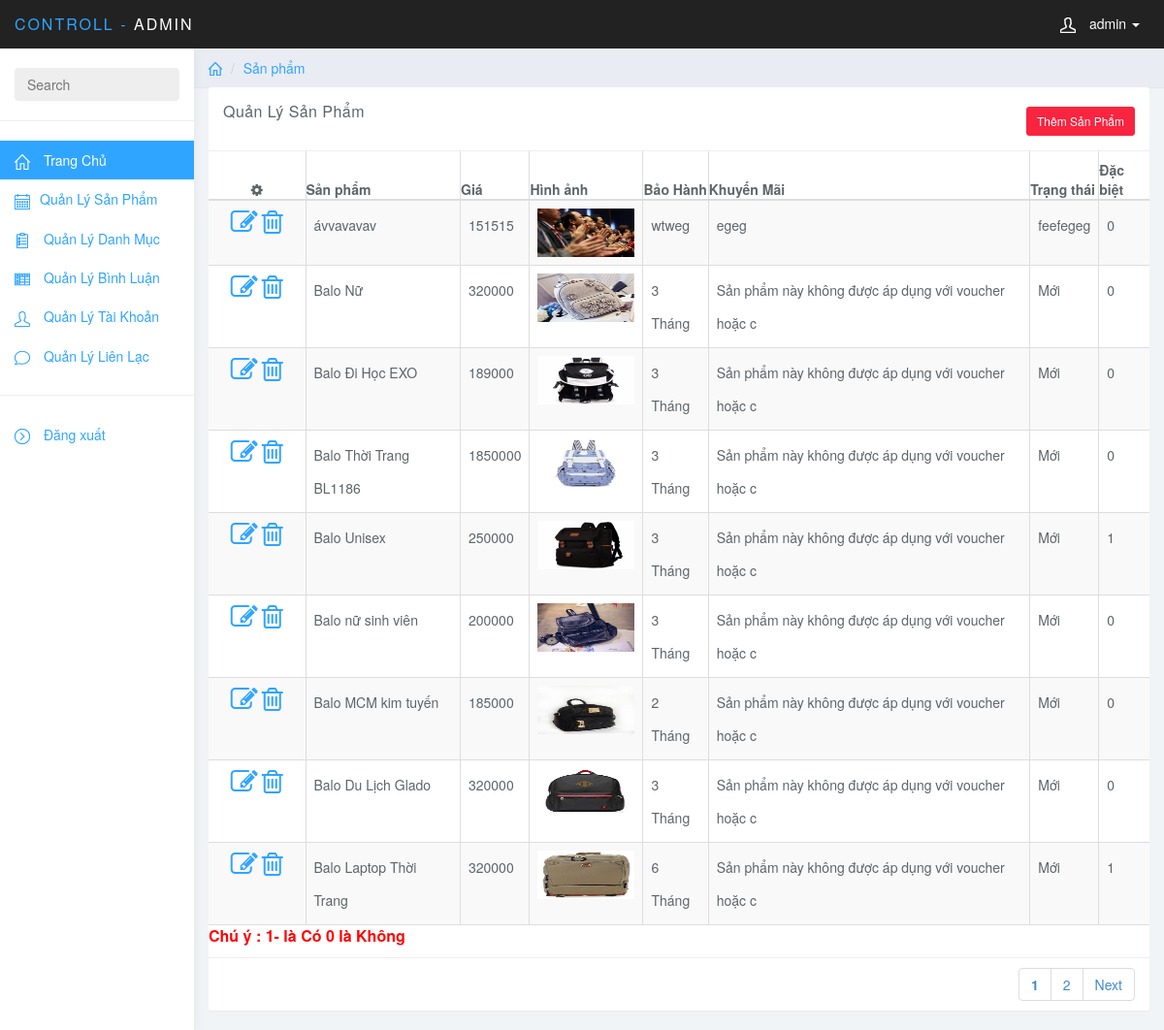
The page /admincp/index.php?content=products (signed in) on the database its author committed.
### tables this page shows
CREATE TABLE `sanpham` (
  `id_san_pham` int(10) NOT NULL,
  `ten_san_pham` varchar(50) NOT NULL,
  `id_danh_muc` int(11) NOT NULL,
  `gia` varchar(20) NOT NULL,
  `mo_ta` text NOT NULL,
  `so_luong` int(10) NOT NULL,
  `bao_hanh` varchar(50) NOT NULL,
  `khuyen_mai` varchar(50) NOT NULL,
  `ngay_nhap` date NOT NULL,
  `tinh_trang` varchar(50) NOT NULL,
  `dac_biet` varchar(50) NOT NULL,
  `anh_san_pham` text NOT NULL
);

### admincp/include/product.php (the view, shortened to what this page needs)
<?php
if(isset($_GET['page'])){
	$page=$_GET['page'];
}else{
	$page=1;
}
$max_result=9;
$index_result=$page*$max_result-$max_result;
$sql="select * from sanpham ORDER BY id_san_pham DESC limit $index_result,$max_result";
$query=mysql_query($sql);
?>
<div class="row">
	<ol class="breadcrumb">
		<li><a href="{{asset('admincp/index')}}"><svg class="glyph stroked home"><use xlink:href="#stroked-home"></use></svg></a></li>
		<li><a href="index.php?content=products">Sản phẩm</a></li>
	</ol>
</div>
<div class="panel panel-default panel-table">
	<form method="post" >
		<div class="panel-heading">
			<div class="row">
				<div class="col col-xs-6">
					<h3 class="panel-title">Quản Lý Sản Phẩm</h3>
				</div>
				<div class="col col-xs-6 text-right">
					<button type="submit" class="btn btn-sm btn-danger btn-create"><a href="index.php?content=addproduct" style="color:#fff;text-decoration: none;" title="">Thêm Sản Phẩm</a></button>
				</div>
			</div>
		</div>
		<div class="panel-body">
			<table class="table table-striped table-bordered  table-responsive table-hover">
				<thead>
					<tr>
						<th><em class="fa fa-cog"></em></th>
						<th>Sản phẩm</th>
						<th>Giá</th>
						<th>Hình ảnh</th>
						<th>Bảo Hành</th>
						<th>Khuyến Mãi</th>
						<th>Trạng thái</th>
						<th>Đặc biệt</th>
					</tr>
				</thead>
				<tbody>
					<?php
					while ($row=mysql_fetch_array($query)) {
						?>
						<tr>
							<td align="center">
								<a href="index.php?content=editproduct&id=<?php echo $row[0]?>" title="Sửa danh mục"><i class="fa fa-pencil-square-o fa-2x" aria-hidden="true"></i></a>
								<a href="include/deleteproduct.php?id=<?php echo  $row[0];?>"  onclick="return confirm('Bạn có chắc chắn muốn xóa?')" title="Xóa danh mục"><em class="fa fa-trash-o fa-2x"></em></a>
							</td>
							<td><?php echo $row['ten_san_pham'] ?></td>
							<td><?php echo $row['gia'] ?></td>
							<td><img width="100" height="50" src="../img/products/<?php echo $row['anh_san_pham'] ?>"></td>
							<td><?php echo $row['bao_hanh'] ?></td>
							<td><?php echo $row['khuyen_mai'] ?></td>
							<td><?php echo $row['tinh_trang'] ?></td>
							<td><?php echo $row['dac_biet'] ?></td>
						</tr>
						<?php
					}
					?>
				</tbody>
			</table>
		</div>
		<p style="color:red;font-size: 16px;font-weight: bold;">Chú ý : 1- là Có  0 là Không</p>
		<div class="panel-footer">
			<div class="row">
			<div class="col col-xs-4">
			</div>
				<div class="col col-xs-8">
					<?php
					$truyVan="SELECT * from sanpham";
					$thucthi=mysql_query($truyVan);
					$total_row= mysql_num_rows($thucthi);
					$total_page=ceil($total_row/$max_result);
					$list_page='';
					?>
					<ul class="pagination hidden-xs pull-right">
						<?php
						for ($i=1; $i <=$total_page ; $i++) {
							if($page==$i){
								$list_page.="<li><a href=".$_SERVER["PHP_SELF"]."?content=products&page=$i><b>$i</b></a></li>";
							}else{
								$list_page .="<li><a href=".$_SERVER["PHP_SELF"]."?content=products&page=$i>".$i."</a></li>";
							}
						}
						$next=$page+1;
						if($page<$total_page)
						{
							$list_page.="<li><a href=".$_SERVER["PHP_SELF"]."?content=products&page=$next>Next</a></li>";
						}
						echo $list_page;
						?>
					</ul>
				</div>
			</div>
			</div
			?>
		</form>
	</div>

### admincp/index.php (shortened to what this page needs)
<!DOCTYPE html>
<html>
<head>
	<link rel="stylesheet" href="https://maxcdn.bootstrapcdn.com/font-awesome/4.4.0/css/font-awesome.min.css" />
	<link href="css/bootstrap.min.css" rel="stylesheet">
	<link href="css/datepicker3.css" rel="stylesheet">
	<link href="css/styles.css" rel="stylesheet">
	<link href="css/bootstrap-table.css" rel="stylesheet">
	<link href="css/table.css" rel="stylesheet">
	<link rel="stylesheet" type="text/css" href="../font-awesome/css/font-awesome.min.css">
</head>
<body>
	<?php
	if(isset($_SESSION["taikhoan"]))
	{
		$tk=$_SESSION["taikhoan"];
		$sql="SELECT * FROM taikhoan Where tai_khoan='$tk' && phan_quyen='1'";
		$query=mysql_query($sql);
		$num=mysql_num_rows($query);
		if($num > 0){
			?>
			<nav class="navbar navbar-inverse navbar-fixed-top" role="navigation">
				<?php
				include('include/header.php');
				?>
			</nav>
			<div id="sidebar-collapse" class="col-sm-3 col-lg-2 sidebar">
				<?php
				include('include/sidebar.php');
				?>
			</div>
			<div class="col-sm-9 col-sm-offset-3 col-lg-10 col-lg-offset-2 main">
				<?php
				if(isset($_GET['content']))
				{
					$content=$_GET['content'];
					switch ($content) {
						case 'products':
						include('include/product.php');
						break;
					}
				}else{
					include('include/content.php');
				}
				?>
			</div>
	<?php
}
}
?>
</body>
</html>

### admincp/include/header.php (shortened to what this page needs)
<div class="container-fluid">
	<div class="navbar-header">
		<a class="navbar-brand" href=""><span>Controll -</span> Admin</a>
		<ul class="user-menu">
			<li class="dropdown pull-right">
				<a href="#" class="dropdown-toggle" data-toggle="dropdown"><svg class="glyph stroked male-user"><use xlink:href="#stroked-male-user"></use></svg>
					<?php
					if(isset($_SESSION['taikhoan'])){
						echo $_SESSION['taikhoan'];
					}
					?>
					<span class="caret"></span></a>
				</li>
			</ul>
		</div>
</div>

### admincp/include/sidebar.php
<form role="search">
	<div class="form-group">
		<input type="text" readonly="" class="form-control" placeholder="Search">
	</div>
</form>
<ul class="nav menu">
	<li class="active"><a href="index.php"><svg class="glyph stroked home"><use xlink:href="#stroked-home"/></svg>
Trang Chủ</a></li>
	<li><a href="index.php?content=products"><svg class="glyph stroked calendar"><use xlink:href="#stroked-calendar"></use></svg>Quản Lý Sản Phẩm</a></li>
	<li><a href="index.php?content=categories"><svg class="glyph stroked clipboard with paper"><use xlink:href="#stroked-clipboard-with-paper"/></svg>
</use></svg>Quản Lý Danh Mục</a></li>
	<li><a href="index.php?content=comments"><svg class="glyph stroked table"><use xlink:href="#stroked-table"></use></svg> Quản Lý Bình Luận</a></li>
	<li><a href="index.php?content=users"><svg class="glyph stroked male user "><use xlink:href="#stroked-male-user"/></svg>
		Quản Lý Tài Khoản</a></li>
		<li><a href="index.php?content=contacts"><svg class="glyph stroked empty message"><use xlink:href="#stroked-empty-message"/></svg>
			Quản Lý Liên Lạc</a></li>
			<li role="presentation" class="divider"></li>
			<li><a href="logout.php"><svg class="glyph stroked chevron right"><use xlink:href="#stroked-chevron-right"/></svg>
 Đăng xuất</a></li>
		</ul>

### admincp/css/styles.css (style rules this page uses)
body { background: #f1f4f7; padding-top: 50px; color: #5f6468; }
p { color: #777; }
a, a:hover, a:focus { color: #30a5ff; }
h1, h2, h3, h4, h5, h6 { color: #5f6468; }
h3, h4 { font-weight: 300; }
.form-control { border: 1px solid #eee; box-shadow: none; }
.navbar-header .navbar-brand { color: #fff; font-size: 16px; text-transform: uppercase; font-weight: 500; letter-spacing: 2px; }
.navbar-header .navbar-brand span { color: #30a5ff; }
.btn-danger, .btn-danger:hover, .btn-danger:focus, .btn-danger:active, .btn-danger.active, .open > .dropdown-toggle.btn-danger, .btn-danger.disabled, .btn-danger[disabled], fieldset[disabled] .btn-danger, .btn-danger.disabled:hover, .btn-danger[disabled]:hover, fieldset[disabled] .btn-danger:hover, .btn-danger.disabled:focus, .btn-danger[disabled]:focus, fieldset[disabled] .btn-danger:focus, .btn-danger.disabled:active, .btn-danger[disabled]:active, fieldset[disabled] .btn-danger:active, .btn-danger.disabled.active, .btn-danger[disabled].active, fieldset[disabled] .btn-danger.active { background-color: #f9243f; border-color: #f9243f; }
.panel { border: 0; }
.panel-heading { font-size: 18px; font-weight: 300; letter-spacing: 0.025em; height: 66px; line-height: 45px; }
.panel-default .panel-heading { background: #fff; border-bottom: 1px solid #eee; color: #5f6468; }
.panel-footer { background: #fff; border-top: 1px solid #eee; }
.navbar { border: 0; }
.user-menu { display: inline-block; margin-top: 14px; margin-right: 10px; float: right; list-style: none; padding: 0; }
.user-menu a { color: #fff; }
.sidebar { display: block; background-color: #fff; padding: 0; display: none; }
.sidebar form { padding: 20px 15px 5px 15px; border-bottom: 1px solid #eee; margin-bottom: 20px; }
@media (min-width: 768px) { .sidebar { display: block; position: fixed; top: 50px; bottom: 0; left: 0; z-index: 1000; display: block; margin: 0; padding: 0; overflow-x: hidden; overflow-y: auto; background-color: #fff; box-shadow: 1px 0px 10px rgba(0, 0, 0, .05); } }
@media (min-width: 768px) { .navbar-header { width: 100%; } }
.sidebar ul.nav .active a, .sidebar ul.nav li.parent a.active, .sidebar ul.nav .active > a:hover, .sidebar ul.nav li.parent a.active:hover, .sidebar ul.nav .active > a:focus, .sidebar ul.nav li.parent a.active:focus { color: #fff; background-color: #30a5ff; }
.sidebar ul.nav li.divider { border-bottom: 1px solid #eee; margin: 20px 0; }
.breadcrumb { border-radius: 0; padding: 10px 15px; background: #e9ecf2; box-shadow: 0 1px 1px rgba(0, 0, 0, .05); margin: 0 ; }
.table { background: #fff; }
.table>thead>tr>th { border-bottom: 1px solid #e6e7e8; vertical-align: middle; height: 50px; }
.sidebar .glyph, .user-menu .glyph { height: 16px; width: 16px; margin: 0 10px 0 0; stroke-width: 3px; }
.user-menu .glyph { stroke-width: 4px; }
.breadcrumb .glyph { height: 14px; width: 14px; margin: -2px 0 0 0; stroke-width: 4px; }
.glyph.table { background: none; border: none; }

### admincp/css/table.css (style rules this page uses)
.panel-table .panel-body { padding:0; }
.panel-table .panel-body .table-bordered { border-style: none; margin:0; }
.panel-table .panel-body .table-bordered > thead > tr > th:first-of-type { text-align:center; width: 100px; }
.panel-table .panel-body .table-bordered > thead > tr > th:last-of-type, .panel-table .panel-body .table-bordered > tbody > tr > td:last-of-type { border-right: 0px; }
.panel-table .panel-body .table-bordered > thead > tr > th:first-of-type, .panel-table .panel-body .table-bordered > tbody > tr > td:first-of-type { border-left: 0px; }
.panel-table .panel-body .table-bordered > tbody > tr:first-of-type > td { border-bottom: 0px; }
.panel-table .panel-body .table-bordered > thead > tr:first-of-type > th { border-top: 0px; }
.panel-table .panel-footer .pagination { margin:0; }
.panel-table .panel-footer .col { line-height: 34px; height: 34px; }
.panel-table .panel-heading .col h3 { line-height: 30px; height: 30px; }
.panel-table .panel-body .table-bordered > tbody > tr > td { line-height: 34px; }

### rows shown on the page
sanpham: ten_san_pham "ávvavavav", gia "151515", anh_san_pham (picture), bao_hanh "wtweg", khuyen_mai "egeg", tinh_trang "feefegeg", dac_biet "0"
sanpham: ten_san_pham "Balo Nữ", gia "320000", anh_san_pham (picture), bao_hanh "3 Tháng", khuyen_mai "Sản phẩm này không được áp dụng với voucher hoặc c", tinh_trang "Mới", dac_biet "0"
sanpham: ten_san_pham "Balo Đi Học EXO", gia "189000", anh_san_pham (picture), bao_hanh "3 Tháng", khuyen_mai "Sản phẩm này không được áp dụng với voucher hoặc c", tinh_trang "Mới", dac_biet "0"
sanpham: ten_san_pham "Balo Thời Trang BL1186", gia "1850000", anh_san_pham (picture), bao_hanh "3 Tháng", khuyen_mai "Sản phẩm này không được áp dụng với voucher hoặc c", tinh_trang "Mới", dac_biet "0"
sanpham: ten_san_pham "Balo Unisex", gia "250000", anh_san_pham (picture), bao_hanh "3 Tháng", khuyen_mai "Sản phẩm này không được áp dụng với voucher hoặc c", tinh_trang "Mới", dac_biet "1"
sanpham: ten_san_pham "Balo nữ sinh viên", gia "200000", anh_san_pham (picture), bao_hanh "3 Tháng", khuyen_mai "Sản phẩm này không được áp dụng với voucher hoặc c", tinh_trang "Mới", dac_biet "0"
sanpham: ten_san_pham "Balo MCM kim tuyến", gia "185000", anh_san_pham (picture), bao_hanh "2 Tháng", khuyen_mai "Sản phẩm này không được áp dụng với voucher hoặc c", tinh_trang "Mới", dac_biet "0"
sanpham: ten_san_pham "Balo Du Lịch Glado", gia "320000", anh_san_pham (picture), bao_hanh "3 Tháng", khuyen_mai "Sản phẩm này không được áp dụng với voucher hoặc c", tinh_trang "Mới", dac_biet "0"
sanpham: ten_san_pham "Balo Laptop Thời Trang", gia "320000", anh_san_pham (picture), bao_hanh "6 Tháng", khuyen_mai "Sản phẩm này không được áp dụng với voucher hoặc c", tinh_trang "Mới", dac_biet "1"

### other values the page prints
$_SESSION['taikhoan'] "admin"
